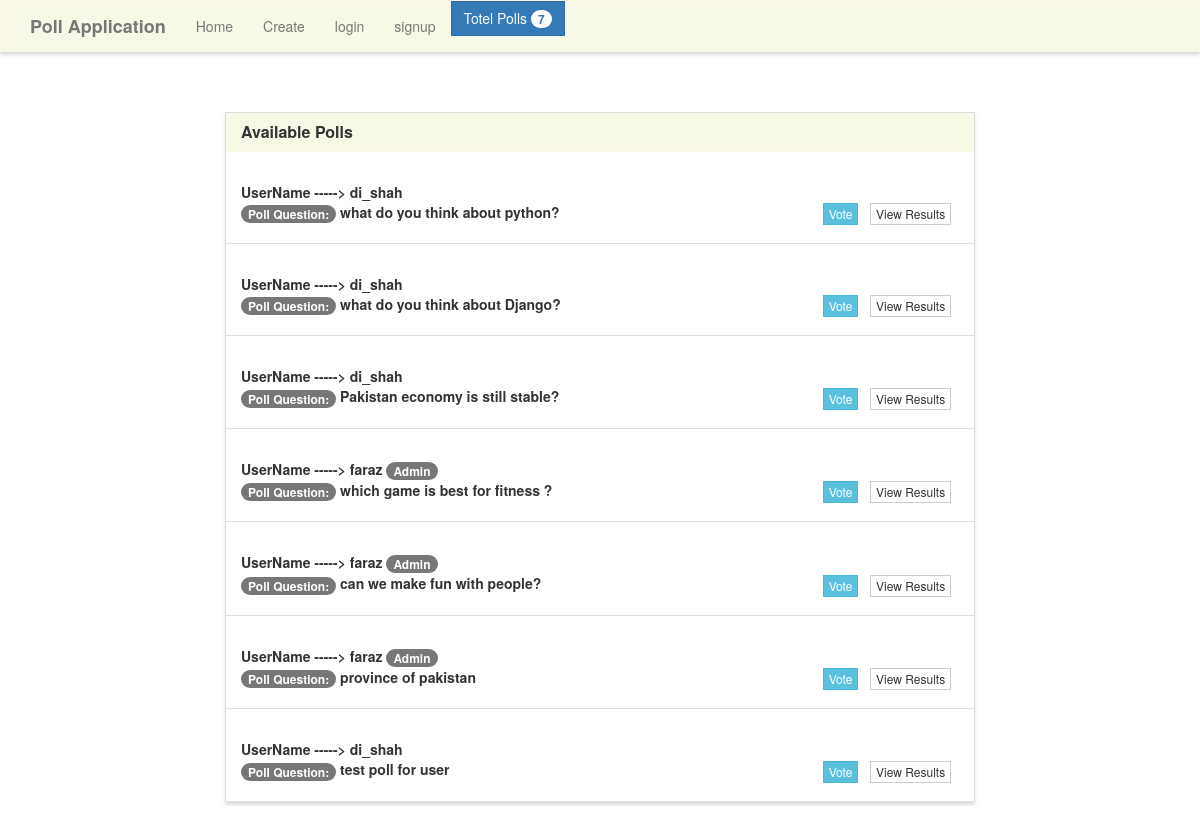
The page / on the database its author committed.
### poll/models.py (models this page shows, shortened)
class Poll(models.Model):
    author = models.ForeignKey(settings.AUTH_USER_MODEL, on_delete=models.CASCADE, null=True, blank=True)
    question = models.TextField()
    option_one = models.CharField(max_length=30)
    option_two = models.CharField(max_length=30)
    option_three = models.CharField(max_length=30)
    option_one_count = models.IntegerField(default=0)
    option_two_count = models.IntegerField(default=0)
    option_three_count = models.IntegerField(default=0)

### poll/views.py (the view)
# urls.py: path('', poll_views.home, name='home'),
def home(request):
    polls = Poll.objects.all()
    num_of_questions =  Poll.objects.all().count()
    context = {
        'num_of_questions' : num_of_questions,
        'polls' : polls
    }
    return render(request, 'home.html', context)

### templates/home.html (shortened to what this page needs)
{% extends "base.html" %}
{% block main %}
<br>
<br>
<div class="row">
    <div class="col-lg-8 col-lg-offset-2">
        <div class="panel panel-default">
            <div class="panel-heading">
                <h3 class="panel-title">Available Polls</h3>
            </div>
            <ul class="list-group">
                {% for poll in polls %}
                <li class="list-group-item">
                    <br><p><b> UserName -----> {{ poll.author|default_if_none:"Anonymous User"}} {% if poll.author.is_staff %}<span class="badge badge-dark">Admin</span>{% endif %}</b><br>
                    <span class="badge badge-success">Poll Question:</span>  <strong>{{ poll.question }}</strong>
                    <span class="pull-right">
                        <a href="{% url 'vote' poll.id %}" class="btn btn-info btn-xs">Vote</a> &nbsp;
                        <a href="{% url 'results' poll.id %}" class="btn btn-default btn-xs">View Results</a> &nbsp;
                    </span>
                </li>
                {% endfor %}
            </ul>
        </div>
    </div>
</div>
{% endblock %}

### templates/base.html (shortened to what this page needs)
{% load static %}
<!DOCTYPE html>
<html lang="en">
	<head>
		<link rel="stylesheet" href="https://maxcdn.bootstrapcdn.com/bootstrap/3.3.7/css/bootstrap.min.css">
		<link rel="stylesheet" type="text/css" href="{% static 'style.css' %}" />
	</head>
 	<body>
		<nav class="navbar navbar-default" role="navigation">
			<div class="container">
				<div class="navbar-header">
					<a class="navbar-brand" href="{% url 'home' %}">Poll Application</a>
				</div>
				<div class="collapse navbar-collapse navbar-ex1-collapse">
					<ul class="nav navbar-nav">
						<li><a href="{% url 'home' %}">Home</a></li>
						<li><a href="{% url 'create' %}">Create</a></li>
						{% if user.is_authenticated %}
						<li><a href="#"> hello!  {{user.username}} </a></li>
						<li><a href="{% url 'logout' %}">logout</a></li>
						{% else %}
						<li><a href="{% url 'login' %}">login</a></li>
						<li><a href="{% url 'signup' %}">signup</a></li>
						{% endif %}
						<button type="button" class="btn btn-primary">Totel Polls <span class="badge badge-light">{{ num_of_questions }}</span></button>
					</ul>
				</div>
			</div>
		</nav>
		<div class="container">
			{% block main %}{% endblock %}
		</div>
</body>
</html>

### static/style.css (style rules this page uses)
.navbar-default, .btn, .form-control, .panel { border-radius: 0; }
.navbar-default { background-color: rgba(245, 245, 220, .7); border-color: rgba(245, 245, 220, .6); box-shadow: 0px 3px 3px 0px #ddd; }
.panel-default > .panel-heading { color: #333; background-color: rgba(245, 245, 220, .7); border-color: rgba(245, 245, 220, .6); border-top-left-radius: 0; border-top-right-radius: 0; }
.panel { box-shadow: 0px 3px 3px 0px #ddd; }
a.navbar-brand, .panel-title { font-weight: bolder; }

### rows shown on the page
Poll: author "di_shah", question "what do you think about python?"
Poll: author "di_shah", question "what do you think about Django?"
Poll: author "di_shah", question "Pakistan economy is still stable?"
Poll: author "faraz", shows "Admin", question "which game is best for fitness ?"
Poll: author "faraz", shows "Admin", question "can we make fun with people?"
Poll: author "faraz", shows "Admin", question "province of pakistan"
Poll: author "di_shah", question "test poll for user"

### other values the page prints
{{ num_of_questions }} "7"
